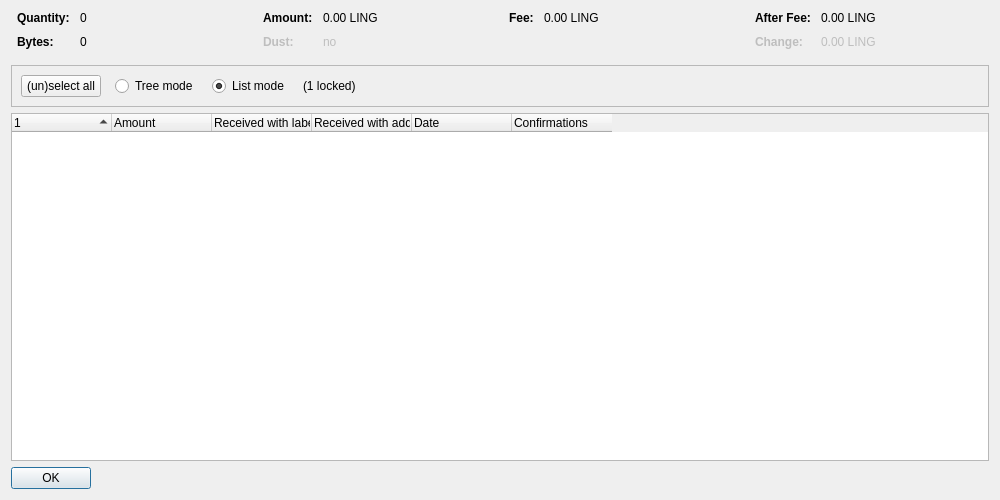
<?xml version="1.0" encoding="UTF-8"?>
<ui version="4.0">
 <class>CoinControlDialog</class>
 <widget class="QDialog" name="CoinControlDialog">
  <property name="geometry">
   <rect>
    <x>0</x>
    <y>0</y>
    <width>1000</width>
    <height>500</height>
   </rect>
  </property>
  <property name="windowTitle">
   <string>Coin Selection</string>
  </property>
  <layout class="QVBoxLayout" name="verticalLayout">
   <item>
    <layout class="QHBoxLayout" name="horizontalLayoutTop" stretch="0,0,0,0">
     <property name="topMargin">
      <number>0</number>
     </property>
     <property name="bottomMargin">
      <number>10</number>
     </property>
     <item>
      <layout class="QFormLayout" name="formLayoutCoinControl1">
       <property name="horizontalSpacing">
        <number>10</number>
       </property>
       <property name="verticalSpacing">
        <number>10</number>
       </property>
       <property name="leftMargin">
        <number>6</number>
       </property>
       <property name="rightMargin">
        <number>6</number>
       </property>
       <item row="0" column="0">
        <widget class="QLabel" name="labelCoinControlQuantityText">
         <property name="font">
          <font>
           <weight>75</weight>
           <bold>true</bold>
          </font>
         </property>
         <property name="text">
          <string>Quantity:</string>
         </property>
        </widget>
       </item>
       <item row="0" column="1">
        <widget class="QLabel" name="labelCoinControlQuantity">
         <property name="cursor">
          <cursorShape>IBeamCursor</cursorShape>
         </property>
         <property name="contextMenuPolicy">
          <enum>Qt::ActionsContextMenu</enum>
         </property>
         <property name="text">
          <string notr="true">0</string>
         </property>
         <property name="textInteractionFlags">
          <set>Qt::LinksAccessibleByMouse|Qt::TextSelectableByKeyboard|Qt::TextSelectableByMouse</set>
         </property>
        </widget>
       </item>
       <item row="1" column="0">
        <widget class="QLabel" name="labelCoinControlBytesText">
         <property name="font">
          <font>
           <weight>75</weight>
           <bold>true</bold>
          </font>
         </property>
         <property name="text">
          <string>Bytes:</string>
         </property>
        </widget>
       </item>
       <item row="1" column="1">
        <widget class="QLabel" name="labelCoinControlBytes">
         <property name="cursor">
          <cursorShape>IBeamCursor</cursorShape>
         </property>
         <property name="contextMenuPolicy">
          <enum>Qt::ActionsContextMenu</enum>
         </property>
         <property name="text">
          <string notr="true">0</string>
         </property>
         <property name="textInteractionFlags">
          <set>Qt::LinksAccessibleByMouse|Qt::TextSelectableByKeyboard|Qt::TextSelectableByMouse</set>
         </property>
        </widget>
       </item>
      </layout>
     </item>
     <item>
      <layout class="QFormLayout" name="formLayoutCoinControl2">
       <property name="horizontalSpacing">
        <number>10</number>
       </property>
       <property name="verticalSpacing">
        <number>10</number>
       </property>
       <property name="leftMargin">
        <number>6</number>
       </property>
       <property name="rightMargin">
        <number>6</number>
       </property>
       <item row="0" column="0">
        <widget class="QLabel" name="labelCoinControlAmountText">
         <property name="font">
          <font>
           <weight>75</weight>
           <bold>true</bold>
          </font>
         </property>
         <property name="text">
          <string>Amount:</string>
         </property>
        </widget>
       </item>
       <item row="0" column="1">
        <widget class="QLabel" name="labelCoinControlAmount">
         <property name="cursor">
          <cursorShape>IBeamCursor</cursorShape>
         </property>
         <property name="contextMenuPolicy">
          <enum>Qt::ActionsContextMenu</enum>
         </property>
         <property name="text">
          <string notr="true">0.00 LING</string>
         </property>
         <property name="textInteractionFlags">
          <set>Qt::LinksAccessibleByMouse|Qt::TextSelectableByKeyboard|Qt::TextSelectableByMouse</set>
         </property>
        </widget>
       </item>
       <item row="1" column="0">
        <widget class="QLabel" name="labelCoinControlLowOutputText">
         <property name="enabled">
          <bool>false</bool>
         </property>
         <property name="font">
          <font>
           <weight>75</weight>
           <bold>true</bold>
          </font>
         </property>
         <property name="text">
          <string>Dust:</string>
         </property>
        </widget>
       </item>
       <item row="1" column="1">
        <widget class="QLabel" name="labelCoinControlLowOutput">
         <property name="enabled">
          <bool>false</bool>
         </property>
         <property name="cursor">
          <cursorShape>IBeamCursor</cursorShape>
         </property>
         <property name="contextMenuPolicy">
          <enum>Qt::ActionsContextMenu</enum>
         </property>
         <property name="text">
          <string notr="true">no</string>
         </property>
         <property name="textInteractionFlags">
          <set>Qt::LinksAccessibleByMouse|Qt::TextSelectableByKeyboard|Qt::TextSelectableByMouse</set>
         </property>
        </widget>
       </item>
      </layout>
     </item>
     <item>
      <layout class="QFormLayout" name="formLayoutCoinControl3">
       <property name="horizontalSpacing">
        <number>10</number>
       </property>
       <property name="verticalSpacing">
        <number>10</number>
       </property>
       <property name="leftMargin">
        <number>6</number>
       </property>
       <property name="rightMargin">
        <number>6</number>
       </property>
       <item row="0" column="0">
        <widget class="QLabel" name="labelCoinControlFeeText">
         <property name="font">
          <font>
           <weight>75</weight>
           <bold>true</bold>
          </font>
         </property>
         <property name="text">
          <string>Fee:</string>
         </property>
        </widget>
       </item>
       <item row="0" column="1">
        <widget class="QLabel" name="labelCoinControlFee">
         <property name="cursor">
          <cursorShape>IBeamCursor</cursorShape>
         </property>
         <property name="contextMenuPolicy">
          <enum>Qt::ActionsContextMenu</enum>
         </property>
         <property name="text">
          <string notr="true">0.00 LING</string>
         </property>
         <property name="textInteractionFlags">
          <set>Qt::LinksAccessibleByMouse|Qt::TextSelectableByKeyboard|Qt::TextSelectableByMouse</set>
         </property>
        </widget>
       </item>
      </layout>
     </item>
     <item>
      <layout class="QFormLayout" name="formLayoutCoinControl4">
       <property name="horizontalSpacing">
        <number>10</number>
       </property>
       <property name="verticalSpacing">
        <number>10</number>
       </property>
       <property name="leftMargin">
        <number>6</number>
       </property>
       <property name="rightMargin">
        <number>6</number>
       </property>
       <item row="0" column="0">
        <widget class="QLabel" name="labelCoinControlAfterFeeText">
         <property name="font">
          <font>
           <weight>75</weight>
           <bold>true</bold>
          </font>
         </property>
         <property name="text">
          <string>After Fee:</string>
         </property>
        </widget>
       </item>
       <item row="0" column="1">
        <widget class="QLabel" name="labelCoinControlAfterFee">
         <property name="cursor">
          <cursorShape>IBeamCursor</cursorShape>
         </property>
         <property name="contextMenuPolicy">
          <enum>Qt::ActionsContextMenu</enum>
         </property>
         <property name="text">
          <string notr="true">0.00 LING</string>
         </property>
         <property name="textInteractionFlags">
          <set>Qt::LinksAccessibleByMouse|Qt::TextSelectableByKeyboard|Qt::TextSelectableByMouse</set>
         </property>
        </widget>
       </item>
       <item row="1" column="0">
        <widget class="QLabel" name="labelCoinControlChangeText">
         <property name="enabled">
          <bool>false</bool>
         </property>
         <property name="font">
          <font>
           <weight>75</weight>
           <bold>true</bold>
          </font>
         </property>
         <property name="text">
          <string>Change:</string>
         </property>
        </widget>
       </item>
       <item row="1" column="1">
        <widget class="QLabel" name="labelCoinControlChange">
         <property name="enabled">
          <bool>false</bool>
         </property>
         <property name="cursor">
          <cursorShape>IBeamCursor</cursorShape>
         </property>
         <property name="contextMenuPolicy">
          <enum>Qt::ActionsContextMenu</enum>
         </property>
         <property name="text">
          <string notr="true">0.00 LING</string>
         </property>
         <property name="textInteractionFlags">
          <set>Qt::LinksAccessibleByMouse|Qt::TextSelectableByKeyboard|Qt::TextSelectableByMouse</set>
         </property>
        </widget>
       </item>
      </layout>
     </item>
    </layout>
   </item>
   <item>
    <widget class="QFrame" name="frame">
     <property name="minimumSize">
      <size>
       <width>0</width>
       <height>40</height>
      </size>
     </property>
     <property name="frameShape">
      <enum>QFrame::StyledPanel</enum>
     </property>
     <property name="frameShadow">
      <enum>QFrame::Sunken</enum>
     </property>
     <layout class="QHBoxLayout" name="horizontalLayout">
      <item>
       <layout class="QHBoxLayout" name="horizontalLayoutPanel" stretch="0,0,0,0,0">
        <property name="spacing">
         <number>14</number>
        </property>
        <item>
         <widget class="QPushButton" name="pushButtonSelectAll">
          <property name="sizePolicy">
           <sizepolicy hsizetype="Maximum" vsizetype="Fixed">
            <horstretch>0</horstretch>
            <verstretch>0</verstretch>
           </sizepolicy>
          </property>
          <property name="text">
           <string>(un)select all</string>
          </property>
          <property name="autoDefault">
           <bool>false</bool>
          </property>
         </widget>
        </item>
        <item>
         <widget class="QRadioButton" name="radioTreeMode">
          <property name="sizePolicy">
           <sizepolicy hsizetype="Maximum" vsizetype="Fixed">
            <horstretch>0</horstretch>
            <verstretch>0</verstretch>
           </sizepolicy>
          </property>
          <property name="text">
           <string>Tree mode</string>
          </property>
         </widget>
        </item>
        <item>
         <widget class="QRadioButton" name="radioListMode">
          <property name="sizePolicy">
           <sizepolicy hsizetype="Maximum" vsizetype="Fixed">
            <horstretch>0</horstretch>
            <verstretch>0</verstretch>
           </sizepolicy>
          </property>
          <property name="text">
           <string>List mode</string>
          </property>
          <property name="checked">
           <bool>true</bool>
          </property>
         </widget>
        </item>
        <item>
         <widget class="QLabel" name="labelLocked">
          <property name="text">
           <string notr="true">(1 locked)</string>
          </property>
         </widget>
        </item>
        <item>
         <spacer name="horizontalSpacer">
          <property name="orientation">
           <enum>Qt::Horizontal</enum>
          </property>
          <property name="sizeHint" stdset="0">
           <size>
            <width>40</width>
            <height>20</height>
           </size>
          </property>
         </spacer>
        </item>
       </layout>
      </item>
     </layout>
    </widget>
   </item>
   <item>
    <widget class="CoinControlTreeWidget" name="treeWidget">
     <property name="contextMenuPolicy">
      <enum>Qt::CustomContextMenu</enum>
     </property>
     <property name="sortingEnabled">
      <bool>false</bool>
     </property>
     <property name="columnCount">
      <number>6</number>
     </property>
     <attribute name="headerShowSortIndicator" stdset="0">
      <bool>true</bool>
     </attribute>
     <attribute name="headerStretchLastSection">
      <bool>false</bool>
     </attribute>
     <column>
      <property name="text">
       <string/>
      </property>
     </column>
     <column>
      <property name="text">
       <string>Amount</string>
      </property>
     </column>
     <column>
      <property name="text">
       <string>Received with label</string>
      </property>
     </column>
     <column>
      <property name="text">
       <string>Received with address</string>
      </property>
     </column>
     <column>
      <property name="text">
       <string>Date</string>
      </property>
     </column>
     <column>
      <property name="text">
       <string>Confirmations</string>
      </property>
      <property name="toolTip">
       <string>Confirmed</string>
      </property>
     </column>
     <column>
      <property name="text">
       <string/>
      </property>
     </column>
     <column>
      <property name="text">
       <string/>
      </property>
     </column>
     <column>
      <property name="text">
       <string/>
      </property>
     </column>
     <column>
      <property name="text">
       <string/>
      </property>
     </column>
    </widget>
   </item>
   <item>
    <widget class="QDialogButtonBox" name="buttonBox">
     <property name="sizePolicy">
      <sizepolicy hsizetype="Maximum" vsizetype="Fixed">
       <horstretch>0</horstretch>
       <verstretch>0</verstretch>
      </sizepolicy>
     </property>
     <property name="orientation">
      <enum>Qt::Horizontal</enum>
     </property>
     <property name="standardButtons">
      <set>QDialogButtonBox::Ok</set>
     </property>
    </widget>
   </item>
  </layout>
 </widget>
 <customwidgets>
  <customwidget>
   <class>CoinControlTreeWidget</class>
   <extends>QTreeWidget</extends>
   <header>qt/coincontroltreewidget.h</header>
  </customwidget>
 </customwidgets>
 <resources/>
 <connections/>
</ui>
